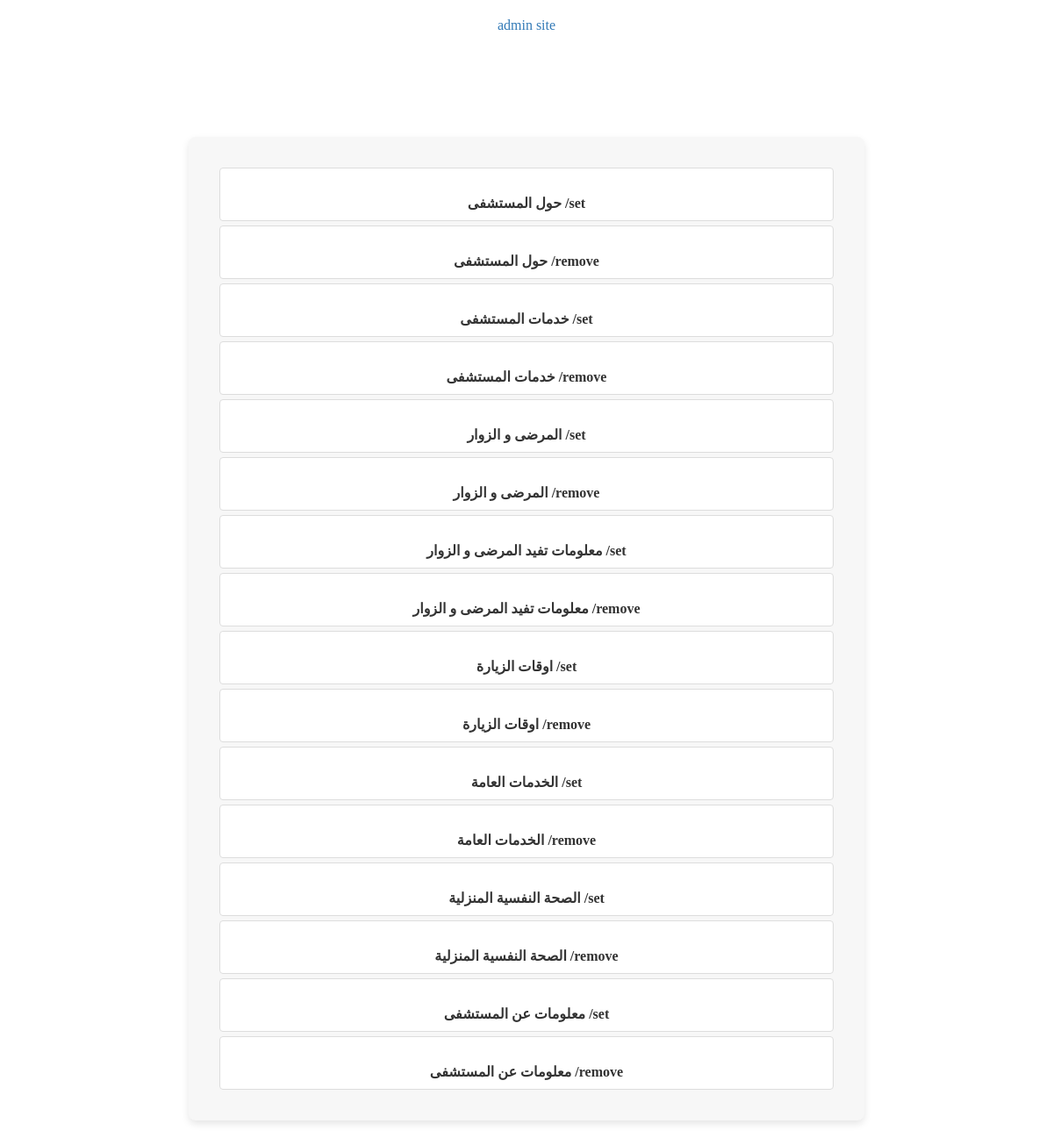
/subject_list/, run on an earlier commit of the app's database.
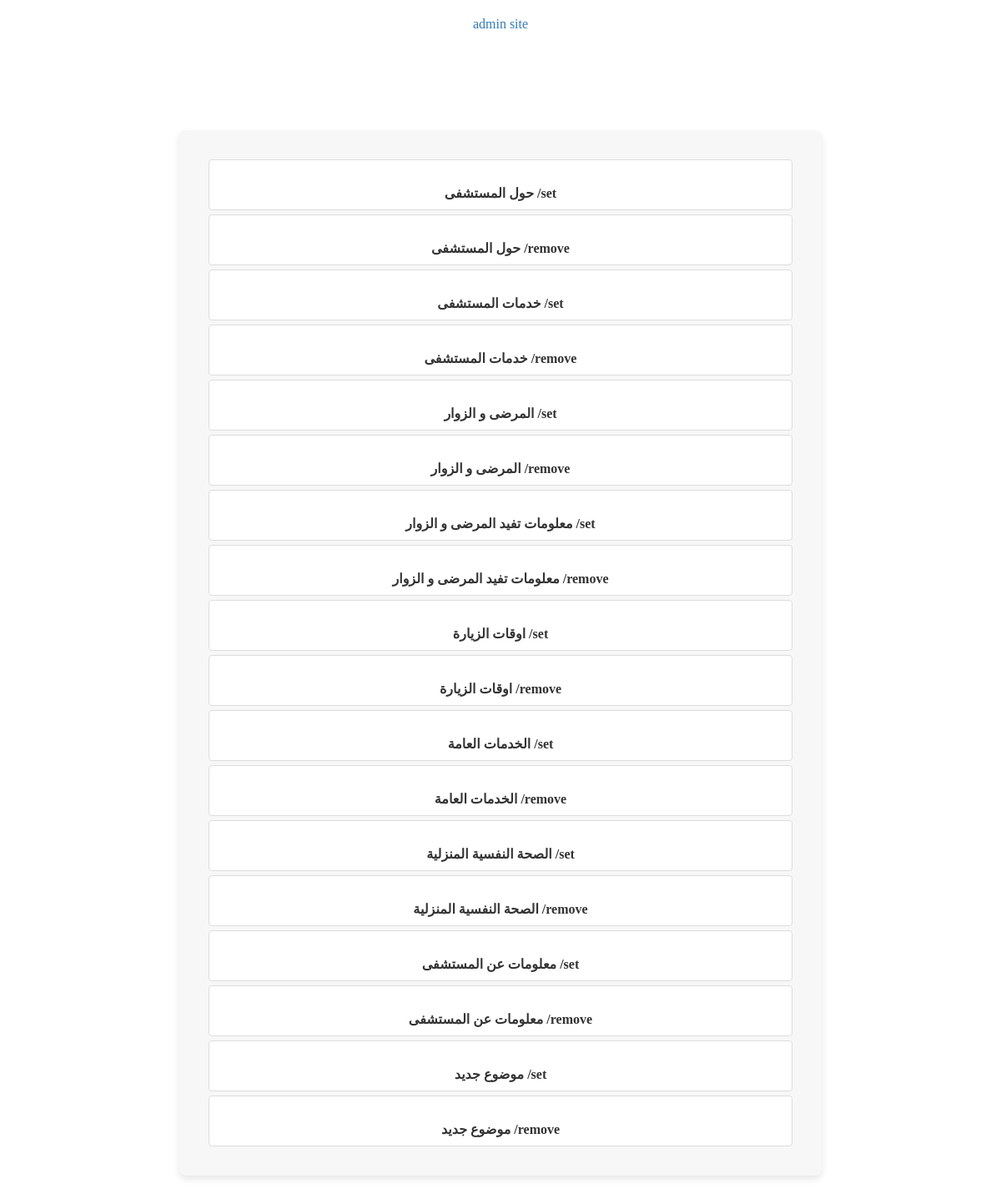
And on a later commit of the database.
### mainapp/models.py (models this page shows, shortened)
class Subject(models.Model):
    sub_subjects=models.ForeignKey('self',blank=True,null=True,on_delete=models.CASCADE)
    main_title=models.CharField(unique=True,max_length=100,null=True,blank=True)
    title=models.CharField(max_length=500)
    main_image=models.ImageField(upload_to="images/",blank=True,null=True)
    subject_contnet=models.TextField(default=" ",help_text=help_subject_tags)

### mainapp/views.py (the view)
# urls.py: path("subject_list/",views.subject_list,name='subject_list_admin'),
def subject_list(request):
    all_subjects=Subject.objects.all()
    return render(request,"htmlFiles/admin/subject_list.html",context={"subjects":all_subjects})\

### templates/htmlfiles/admin/subject_list.html (shortened to what this page needs)
<!DOCTYPE html>
<html lang="en">
<head>
</head>
<body>
    <a href="{% url 'admin:index' %}">admin site</a>
    <ul class="subjects-list">
        {% for subject in subjects %}
        <li><a href="/subject_set_parent/{{subject.id}}/">{{subject.title}} /set</a></li>
        <li><a href="/subject_parent_remove/{{subject.id}}/">{{subject.title}} /remove</a></li>
        {% endfor %}
    </ul>
</body>
</html>

What changed in the data, as far as the page shows it:
added Subject: title "موضوع جديد"
